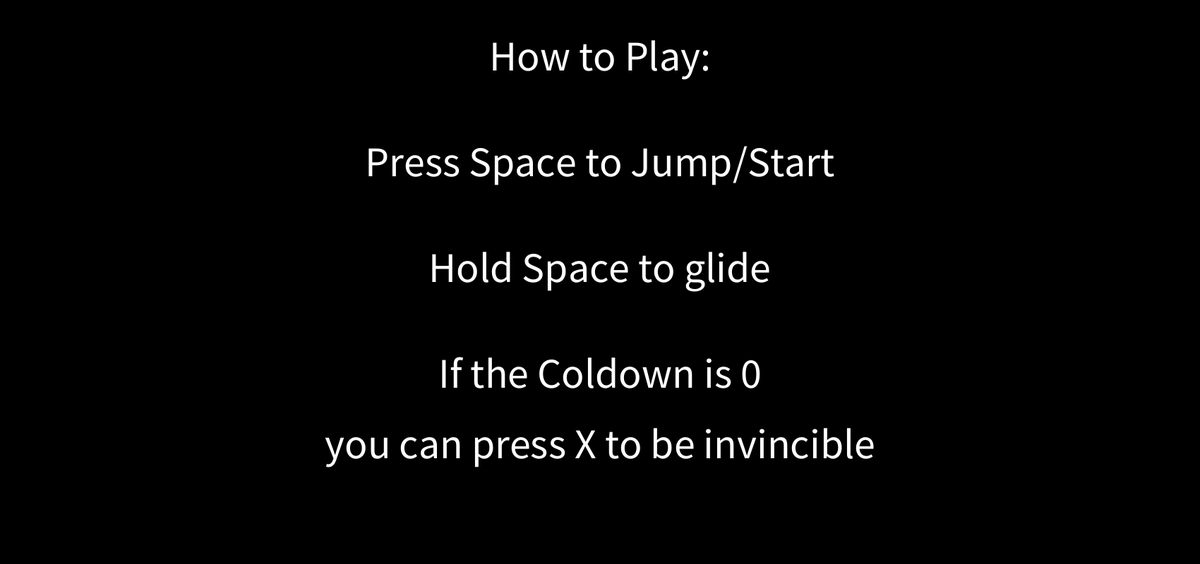
Frame 1 (no input)
Frame 60 (the mouse pressed at the canvas centre just before this capture): identical to frame 1, image omitted
Frame 120 (the mouse held since frame 60 and released just before this capture): identical to frame 1, image omitted

The Processing sketch that drew this single still picture (run headless with seeded random() and noise(); from frame 60 on, the mouse is pressed at the canvas centre):

// Processing sketch: jumping_game
// ── jumping_game.pde
Player player;
public boolean[] pressedKeys = new boolean[100000];
Obstacle[] obstacles;
Counter deathCounter;
Counter score;
Counter invinciblecooldown;
Counter deathCountertxt;
Counter scoretxt;
Counter invincibleCooldowntxt;
Counter invincibleBar;
boolean invincible;
float speed;
Menu menu;
boolean showMenu = true;

void setup(){ 
  invincible = false;
  speed = - 8;
  
  score = new Counter();  
  deathCounter = new Counter();  
  invinciblecooldown = new Counter();
  scoretxt = new Counter();
  deathCountertxt = new Counter();
  invincibleCooldowntxt = new Counter();
  invincibleBar = new Counter();
  
  menu = new Menu();
  obstacles = new Obstacle[3];
  for(int i = 0; i < obstacles.length; i++){
    obstacles[i] = new Obstacle(i * 500 + width + (int) random(250));
  }
  size(1700, 800);
  player = new Player();
 // smooth(4);
  color(0);
  noStroke();
}
void draw(){
  background(0);
  if(showMenu){
    menu.show();
    if(pressedKeys[' '] == true){
      showMenu = false;
    }
  }else{
  score.plusPlus();
  speed -= 0.0025;
  
  
  score.show(100, 150);
  deathCounter.show(width - 100, 150);
  invinciblecooldown.set(player.invincibleCooldown); 
  if(player.invincibleCooldown <= 0){
    text("PRESS X", width / 2 - 100, 150);
  }
  else{
     invinciblecooldown.show(width / 2, 150);
  }
  invincibleBar.invincibleBar(player.invincibleDuration);
  deathCounter.showText("Deaths", width - 125, 75);
  invincibleCooldowntxt.showText( "Cooldown", width / 2, 75);
  scoretxt.showText("Score", 100, 75);
  
  
  player.show();
  player.move();
  println("a");
  
  for(int i = 0; i < obstacles.length; i++){
    obstacles[i].show();
    obstacles[i].move();
    //death
    if(!invincible && compareCoords(player.getCoords(), obstacles[i].getCoords())){
      score = new Counter();
      deathCounter.plusPlus();
      delay(350);
      restart();
    }
  }
  }
}

boolean compareCoords(float[] objA, float[]objB){
  boolean xEquals = (objA[0] > objB[0] && objA[0] < (objB[0] + objB[2])) 
  ||(objA[0] + objA[2] < objB[0] + objB[2]) && (objA[0] + objA[2] > objB[0]);
  
  boolean yEquals = objA[1] > objB[1] && objA[1] < (objB[1] + objB[3])
  || (objA[1] + objA[3] > objB[1]) && (objA[1] + objA[3] < objB[1] + objB[3]);
  if(xEquals && yEquals ){
    return true;
  }
  return false;
}




void restart() {
  println("restart");
  showMenu = true;
  
  for(int i = 0; i < obstacles.length; i++){
    obstacles[i] = new Obstacle(i * 500 + width);
  }
  speed = -8;
  player = new Player();
}
 
//tolowercase!!
void keyPressed(){
  pressedKeys[key] = true;
}

void keyReleased(){
  pressedKeys[key] = false;
}

// ── Counter.pde
class Counter{
  private int counter;

  void show(float x, float y){
    textSize(64);
    String text = str(counter);
    text(text, x, y);
  }
  void showText(String text, float x, float y){
    textSize(64);
    text(text, x, y);
  }
  void invincibleBar(float invincibleLength){
    float barLength = invincibleLength;
    rect(700 , height - 500, barLength, 30);
   
    
  }
    void set(int i){
    counter = i;
  }

  void plusPlus(){
    counter ++;
  }
}

// ── menu.pde
class Menu{
public void show(){
    background(0);
    textSize(60);
    textAlign(CENTER);
    text("How to Play:", width / 2 , 100);
    text("Press Space to Jump/Start", width / 2 , 250);
    text("Hold Space to glide", width / 2 , 400);
    text("If the Coldown is 0", width / 2 , 550);
    text("you can press X to be invincible", width / 2 , 650);
    }
}
   

// ── obstacle.pde
class Obstacle{
     float obstWidth;
     float obstHeight;
     float x;
     float y;
     float xSpeed;

  Obstacle(int x){
    this.obstWidth = random(30, 60) ;
    this.obstHeight = random(81, 150);
    this.x = x;//random(width + obstWidth, 3000);
    this.y = height - obstHeight;
    this.xSpeed = speed;
  }
  void show(){
    rect (x, y, obstWidth, obstHeight); 
  }
  
  void move(){
    x += xSpeed;
    if(x < 0 - obstWidth){
      x += width + 150;//random((width + 10 + obstWidth) / 100, (width + obstWidth + 1000) / 100) * 100;
    }
    xSpeed = speed;
  }
  
  float[] getCoords(){
    return new float[]{x, y, obstWidth, obstHeight};
  }
}

// ── player.pde
class Player{
  float rectWidth = 40;
  float rectHeight = 80;
  float y = height - rectHeight; 
  float x =  100;
  float ySpeed = 0;
  float grav = 1;
  int invincibleCooldown = 800;
  int invincibleDuration = 0;

  void show(){
     rect(x, y, rectWidth + 8, rectHeight + 22); // player wird verschoben, weil behindert
  }
  void move(){
     ySpeed += grav;
     glide();
     invincible();
     if (y > height - rectHeight){
       y = height - rectHeight - 1;
        ySpeed = 1;
     }
       y += ySpeed;
         
    if(pressedKeys[' '] && y >= height - rectHeight){
      ySpeed -= 25;
    }
     
     
  }
  void glide(){
    if(pressedKeys[' '] && ySpeed > 0){
       ySpeed -= 0.8; 
    }
    
  }
  void invincible(){
     if(invincibleDuration > 0){
      invincibleDuration--;
       println(invincibleDuration);
    }
   
    if(invincibleCooldown > 0){
      invincibleCooldown--;
    }
    
    if(invincibleDuration <= 0){
      invincible = false;
      fill(255, 255, 255);
     
    }

    if(invincibleCooldown <= 0 && pressedKeys['x']){
     
      invincibleCooldown = 800;
      invincibleDuration = 250;
    }
    
    if(invincibleDuration !=0){
      fill(255, 0, 0);
      invincible = true;
      println(invincibleDuration);
    }
    
  }


  float[] getCoords(){
    return new float[]{x, y, rectWidth, rectHeight};
  }

}
